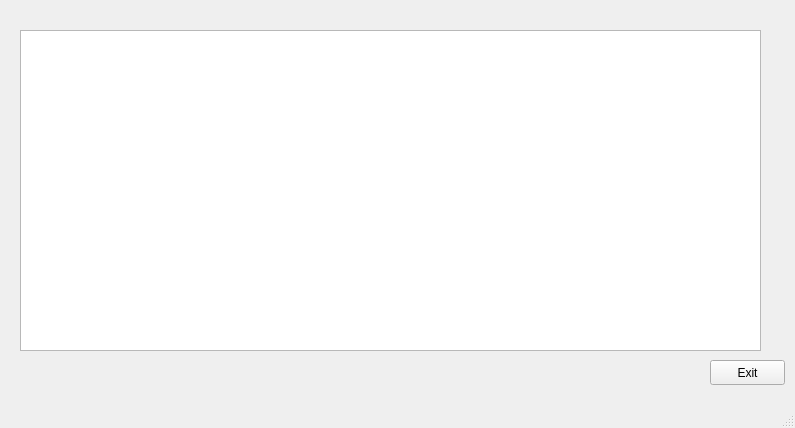
<?xml version="1.0" encoding="UTF-8"?>
<ui version="4.0">
 <class>TextWindow</class>
 <widget class="QMainWindow" name="TextWindow">
  <property name="geometry">
   <rect>
    <x>0</x>
    <y>0</y>
    <width>795</width>
    <height>428</height>
   </rect>
  </property>
  <property name="windowTitle">
   <string>Results of Comparison</string>
  </property>
  <property name="windowIcon">
   <iconset>
    <normaloff>BOUTguilogo.png</normaloff>BOUTguilogo.png</iconset>
  </property>
  <widget class="QWidget" name="centralwidget">
   <widget class="QTextBrowser" name="textBrowser">
    <property name="geometry">
     <rect>
      <x>20</x>
      <y>30</y>
      <width>741</width>
      <height>321</height>
     </rect>
    </property>
   </widget>
   <widget class="QPushButton" name="pushButton">
    <property name="geometry">
     <rect>
      <x>710</x>
      <y>360</y>
      <width>75</width>
      <height>25</height>
     </rect>
    </property>
    <property name="text">
     <string>Exit</string>
    </property>
   </widget>
  </widget>
  <widget class="QMenuBar" name="menubar">
   <property name="geometry">
    <rect>
     <x>0</x>
     <y>0</y>
     <width>795</width>
     <height>20</height>
    </rect>
   </property>
  </widget>
  <widget class="QStatusBar" name="statusbar"/>
 </widget>
 <resources/>
 <connections>
  <connection>
   <sender>pushButton</sender>
   <signal>clicked()</signal>
   <receiver>TextWindow</receiver>
   <slot>close()</slot>
   <hints>
    <hint type="sourcelabel">
     <x>747</x>
     <y>392</y>
    </hint>
    <hint type="destinationlabel">
     <x>397</x>
     <y>212</y>
    </hint>
   </hints>
  </connection>
 </connections>
</ui>
